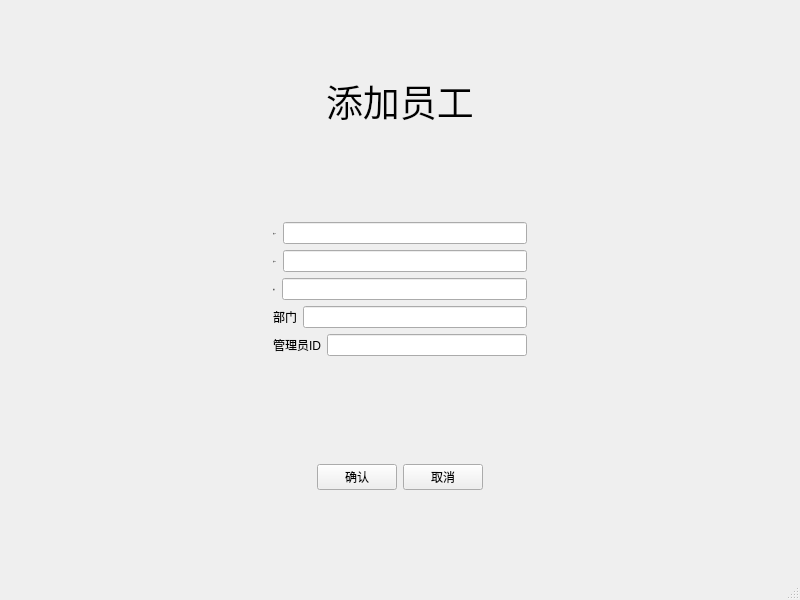
<?xml version="1.0" encoding="UTF-8"?>
<ui version="4.0">
 <class>Property_Staffadd</class>
 <widget class="QMainWindow" name="Property_Staffadd">
  <property name="geometry">
   <rect>
    <x>0</x>
    <y>0</y>
    <width>800</width>
    <height>600</height>
   </rect>
  </property>
  <property name="windowTitle">
   <string>MainWindow</string>
  </property>
  <widget class="QWidget" name="centralwidget">
   <property name="styleSheet">
    <string notr="true">QLineEdit[name=&quot;le&quot;]{border-radius:4px;min-height:30px;border:2px solid gray;max-width:300px;min-width:300px}
QLabel[name=&quot;ti&quot;]{font:30px 宋体;color:black;}
QPushButton[name=&quot;pu&quot;]{border-radius:4px;background-color:#409eff;color:white;font-size:25px;min-height:50px;min-width:120px;padding:0 20px;}
QWidget[name=&quot;bg&quot;]{background-color:white;}

</string>
   </property>
   <layout class="QGridLayout" name="gridLayout_5">
    <item row="0" column="0">
     <layout class="QGridLayout" name="gridLayout_3">
      <item row="0" column="0">
       <widget class="QWidget" name="widget_2" native="true">
        <property name="name" stdset="0">
         <string>bg</string>
        </property>
        <layout class="QGridLayout" name="gridLayout_4">
         <item row="0" column="0">
          <spacer name="horizontalSpacer_2">
           <property name="orientation">
            <enum>Qt::Horizontal</enum>
           </property>
           <property name="sizeHint" stdset="0">
            <size>
             <width>40</width>
             <height>20</height>
            </size>
           </property>
          </spacer>
         </item>
         <item row="0" column="1">
          <widget class="QLabel" name="label">
           <property name="palette">
            <palette>
             <active/>
             <inactive/>
             <disabled/>
            </palette>
           </property>
           <property name="font">
            <font>
             <family>黑体</family>
             <pointsize>28</pointsize>
            </font>
           </property>
           <property name="text">
            <string>添加员工</string>
           </property>
          </widget>
         </item>
         <item row="0" column="2">
          <spacer name="horizontalSpacer_3">
           <property name="orientation">
            <enum>Qt::Horizontal</enum>
           </property>
           <property name="sizeHint" stdset="0">
            <size>
             <width>40</width>
             <height>20</height>
            </size>
           </property>
          </spacer>
         </item>
        </layout>
       </widget>
      </item>
      <item row="1" column="0">
       <widget class="QWidget" name="widget_3" native="true">
        <property name="name" stdset="0">
         <string>bg</string>
        </property>
        <layout class="QGridLayout" name="gridLayout_2">
         <item row="0" column="0">
          <spacer name="horizontalSpacer_5">
           <property name="orientation">
            <enum>Qt::Horizontal</enum>
           </property>
           <property name="sizeHint" stdset="0">
            <size>
             <width>40</width>
             <height>20</height>
            </size>
           </property>
          </spacer>
         </item>
         <item row="0" column="1">
          <layout class="QVBoxLayout" name="verticalLayout">
           <item>
            <layout class="QHBoxLayout" name="horizontalLayout_2">
             <item>
              <widget class="QLabel" name="label_2">
               <property name="font">
                <font>
                 <family>宋体</family>
                 <pointsize>-1</pointsize>
                 <weight>50</weight>
                 <italic>false</italic>
                 <bold>false</bold>
                </font>
               </property>
               <property name="text">
                <string>员工ID</string>
               </property>
               <property name="name" stdset="0">
                <string>ti</string>
               </property>
              </widget>
             </item>
             <item>
              <widget class="QLineEdit" name="lineEdit_3">
               <property name="name" stdset="0">
                <string>le</string>
               </property>
              </widget>
             </item>
            </layout>
           </item>
           <item>
            <layout class="QHBoxLayout" name="horizontalLayout_3">
             <item>
              <widget class="QLabel" name="label_3">
               <property name="font">
                <font>
                 <family>宋体</family>
                 <pointsize>-1</pointsize>
                 <weight>50</weight>
                 <italic>false</italic>
                 <bold>false</bold>
                </font>
               </property>
               <property name="text">
                <string>用户ID</string>
               </property>
               <property name="name" stdset="0">
                <string>ti</string>
               </property>
              </widget>
             </item>
             <item>
              <widget class="QLineEdit" name="lineEdit_2">
               <property name="name" stdset="0">
                <string>le</string>
               </property>
              </widget>
             </item>
            </layout>
           </item>
           <item>
            <layout class="QHBoxLayout" name="horizontalLayout_4">
             <item>
              <widget class="QLabel" name="label_4">
               <property name="font">
                <font>
                 <family>宋体</family>
                 <pointsize>-1</pointsize>
                 <weight>50</weight>
                 <italic>false</italic>
                 <bold>false</bold>
                </font>
               </property>
               <property name="text">
                <string>职位</string>
               </property>
               <property name="name" stdset="0">
                <string>ti</string>
               </property>
              </widget>
             </item>
             <item>
              <widget class="QLineEdit" name="lineEdit_4">
               <property name="name" stdset="0">
                <string>le</string>
               </property>
              </widget>
             </item>
            </layout>
           </item>
           <item>
            <layout class="QHBoxLayout" name="horizontalLayout_5">
             <item>
              <widget class="QLabel" name="label_5">
               <property name="text">
                <string>部门</string>
               </property>
               <property name="name" stdset="0">
                <string>ti</string>
               </property>
              </widget>
             </item>
             <item>
              <widget class="QLineEdit" name="lineEdit">
               <property name="name" stdset="0">
                <string>le</string>
               </property>
              </widget>
             </item>
            </layout>
           </item>
           <item>
            <layout class="QHBoxLayout" name="horizontalLayout_6">
             <item>
              <widget class="QLabel" name="label_9">
               <property name="text">
                <string>管理员ID</string>
               </property>
               <property name="name" stdset="0">
                <string>ti</string>
               </property>
              </widget>
             </item>
             <item>
              <widget class="QLineEdit" name="lineEdit_5">
               <property name="name" stdset="0">
                <string>le</string>
               </property>
              </widget>
             </item>
            </layout>
           </item>
          </layout>
         </item>
         <item row="0" column="2">
          <spacer name="horizontalSpacer_6">
           <property name="orientation">
            <enum>Qt::Horizontal</enum>
           </property>
           <property name="sizeHint" stdset="0">
            <size>
             <width>40</width>
             <height>20</height>
            </size>
           </property>
          </spacer>
         </item>
        </layout>
       </widget>
      </item>
      <item row="2" column="0">
       <widget class="QWidget" name="widget" native="true">
        <property name="name" stdset="0">
         <string>bg</string>
        </property>
        <layout class="QGridLayout" name="gridLayout">
         <item row="0" column="0">
          <layout class="QHBoxLayout" name="horizontalLayout">
           <item>
            <spacer name="horizontalSpacer_4">
             <property name="orientation">
              <enum>Qt::Horizontal</enum>
             </property>
             <property name="sizeHint" stdset="0">
              <size>
               <width>40</width>
               <height>20</height>
              </size>
             </property>
            </spacer>
           </item>
           <item>
            <widget class="QPushButton" name="pushButton">
             <property name="text">
              <string>确认</string>
             </property>
             <property name="name" stdset="0">
              <string>pu</string>
             </property>
            </widget>
           </item>
           <item>
            <widget class="QPushButton" name="pushButton_2">
             <property name="text">
              <string>取消</string>
             </property>
             <property name="name" stdset="0">
              <string>pu</string>
             </property>
            </widget>
           </item>
           <item>
            <spacer name="horizontalSpacer">
             <property name="orientation">
              <enum>Qt::Horizontal</enum>
             </property>
             <property name="sizeHint" stdset="0">
              <size>
               <width>40</width>
               <height>20</height>
              </size>
             </property>
            </spacer>
           </item>
          </layout>
         </item>
        </layout>
       </widget>
      </item>
     </layout>
    </item>
   </layout>
  </widget>
  <widget class="QMenuBar" name="menubar">
   <property name="geometry">
    <rect>
     <x>0</x>
     <y>0</y>
     <width>800</width>
     <height>17</height>
    </rect>
   </property>
  </widget>
  <widget class="QStatusBar" name="statusbar"/>
 </widget>
 <resources/>
 <connections/>
</ui>
